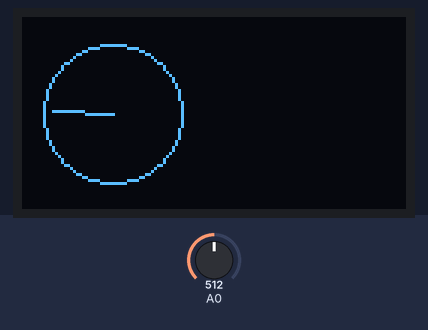
This sketch was run on a simulated Arduino Uno, built with avr-gcc and run on an emulated ATmega328P. Parts: 128×64 one-colour display. The inputs (shaded band) are chosen by the test bench; at power-on: A0 = 512. The display library's start-up logo is not drawn; what the sketch prints to the serial monitor is not drawn.

Above: at 2.2 s.
2.3 s: A0 set to 716
At 3.5 s:
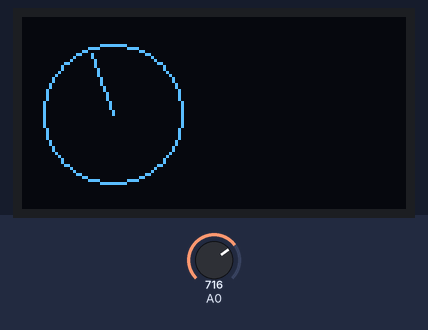
3.8 s: A0 set to 900
At 4.7 s:
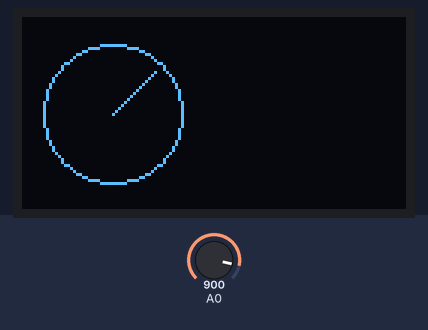
5.3 s: A0 set to 1023
At 5.9 s:
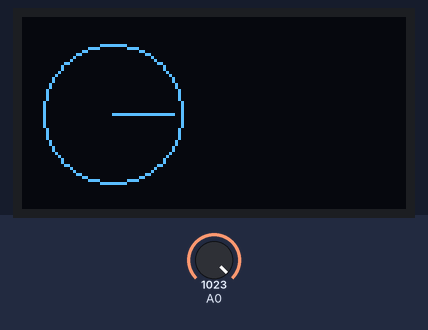
Timing chart, 0 to 8.3 s (numbered marks = the images above; inputs shaded):
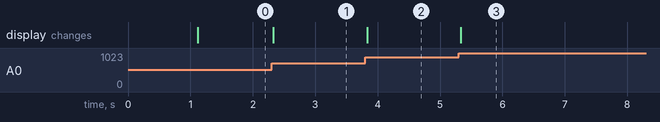

The sketch:

Oled_circuilarLine.ino
```cpp
#include <SPI.h>
#include <Wire.h>
#include <Adafruit_GFX.h>
#include <Adafruit_SSD1306.h>
#include  <math.h>
// Canvas size
const uint8_t x = 128;
const uint8_t y = 64;
const uint8_t reset = -1;
float old_num=0,num=0;
// Create display
Adafruit_SSD1306 display(x, y, &Wire, reset);

void setup() {
  Serial.begin(115200);
  if (!display.begin(SSD1306_SWITCHCAPVCC, 0x3C)) {
    Serial.println(F("SSD1306 allocation failed"));
    for (;;)
      ;  // Don't proceed, loop forever
  }
  display.display();
  delay(500);
  display.clearDisplay();
  display.display();
  delay(500);
}
void drawText(String text, int x, int y) {
  display.setTextSize(1);       // Normal 1:1 pixel scale
  display.setTextColor(WHITE);  // Draw white text
  display.setCursor(x, y);      // Start at top-left corner
  display.println(text);
  display.display();
}
float map_it(float val,float val_min,float val_max,float out_min,float out_max){
   float result=(val-val_min)*(out_max-out_min)/(val_max-val_min)+out_min;
   return result;
}
void draw_line(int x1,int y1,float x2,float y2){
  //drawText("circular_movement..",2,2);
  display.drawCircle(30,32,23,WHITE);
  display.drawLine(x1,y1,x2,y2,WHITE);
  display.display();
  display.clearDisplay();
}
void loop(){
    float angle=map_it(analogRead(A0),0,1023,360,0);
   if(old_num!=angle){
      Serial.println("Angle:"+String(angle)+"°");
    float x=map_it(analogRead(A0),0,1023,0,TWO_PI);
    draw_line(30,32,30+20*cos(x),32+20*sin(x));
    old_num=angle;
    }
}
```

Measured:
- after the input at 2.3 s, the display: changes at once (image 1)
- after the input at 3.8 s, the display: changes at once (image 2)
- after the input at 5.3 s, the display: changes at once (image 3)
